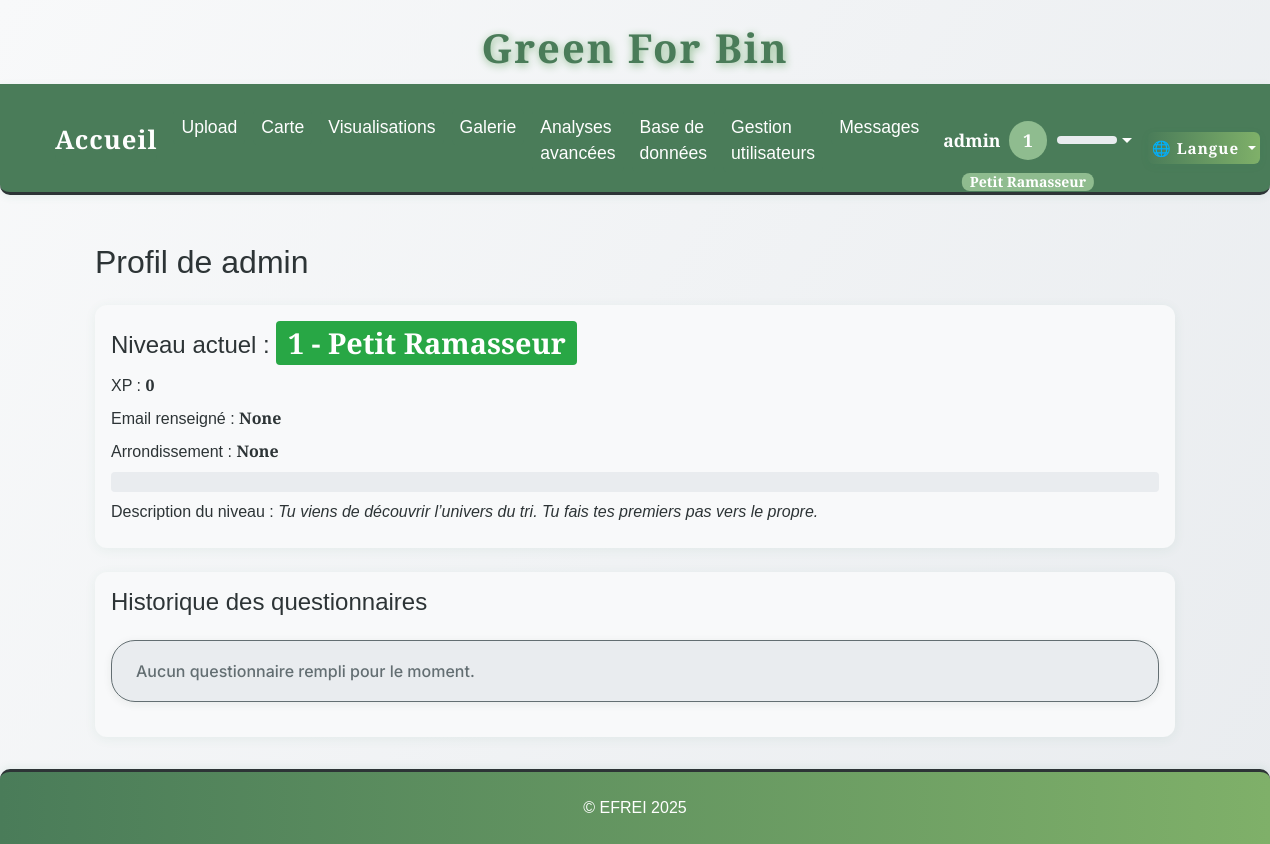
/profil (signed in), run on an earlier commit of the app's database.
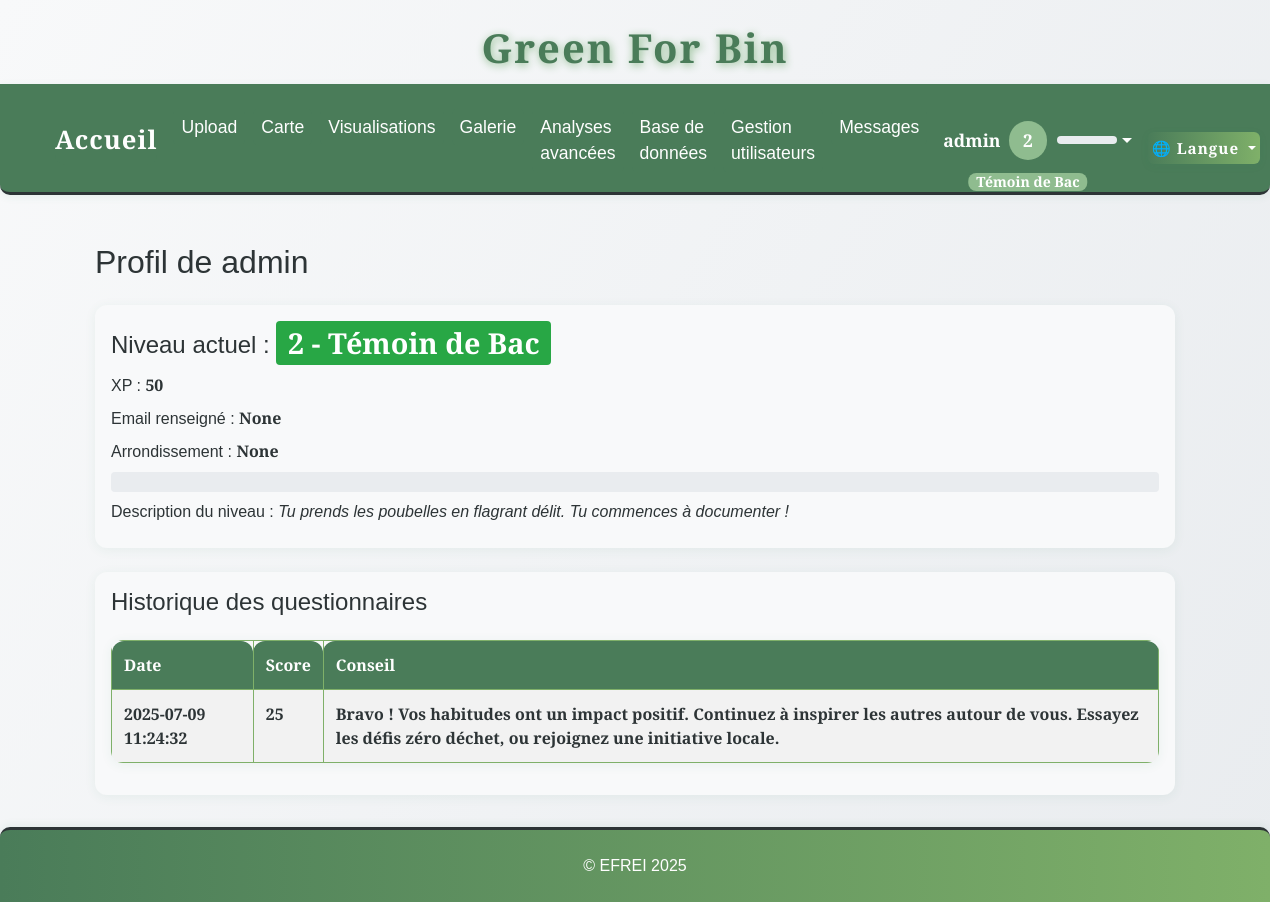
And on a later commit of the database.
### tables this page shows
CREATE TABLE user_eco_analysis (
                id INTEGER PRIMARY KEY AUTOINCREMENT,
                user_id INTEGER NOT NULL,
                date_filled TEXT NOT NULL,
                score INTEGER NOT NULL,
                details TEXT,
                FOREIGN KEY(user_id) REFERENCES users(id)
            );

### app.py (the view, shortened to what this page needs)
@app.route('/profil', methods=['GET', 'POST'])
@login_required
def profil():
    user_id = session.get('user_id')
    if not user_id:
        flash(_('Vous devez être connecté pour accéder à votre profil.'), 'error')
        return redirect(url_for('login'))
    arrondissements = []
    arr_file = os.path.join('static', 'data', 'arrondissements.geojson')
    try:
        with open(arr_file, encoding='utf-8') as f:
            arr_geo = json.load(f)
        for feature in arr_geo['features']:
            arr_name = feature['properties'].get('nom', feature['properties'].get('l_ar'))
            arrondissements.append(arr_name)
        arrondissements = sorted(arrondissements)
    except Exception as e:
        print(f"[PROFIL] Erreur chargement arrondissements: {e}")
        arrondissements = []
    with sqlite3.connect(DB_PATH) as conn:
        c = conn.cursor()
        c.execute("SELECT xp, email, arrondissement FROM users WHERE id = ?", (user_id,))
        row = c.fetchone()
        if row:
            xp, email, arrondissement = row
        else:
            xp, email, arrondissement = 0, '', ''
    level = get_user_level(xp)
    history = []
    with sqlite3.connect(DB_PATH) as conn:
        c = conn.cursor()
        c.execute("SELECT score, date_filled FROM user_eco_analysis WHERE user_id = ? ORDER BY date_filled DESC", (user_id,))
        rows = c.fetchall()
        for score, date_filled in rows:
            if score >= 24:
                advice = _('Bravo ! Vos habitudes ont un impact positif. Continuez à inspirer les autres autour de vous. Essayez les défis zéro déchet, ou rejoignez une initiative locale.')
            elif score >= 18:
                advice = _('Vous avez de très bons réflexes. Pour progresser : essayez le compostage ou limitez les emballages.')
            elif score >= 12:
                advice = _('Vous êtes conscient·e de l’enjeu. Triez systématiquement, renseignez-vous sur les points de collecte.')
            else:
                advice = _("Pas de panique ! Commencez par des gestes simples comme trier ou acheter en vrac. Chaque geste compte !")
            history.append({
                'date': date_filled,
                'score': score,
                'advice': advice
            })
    return render_template('profil.html', level=level, history=history, email=email, arrondissement=arrondissement, arrondissements=arrondissements)

### app.py (called while the page is built)
def get_locale():
    return session.get('lang', request.accept_languages.best_match(['en', 'fr']))

@app.context_processor
def inject_locale():
    return dict(get_locale=get_locale)

@app.context_processor
def inject_user_level():
    def user_level():
        if 'user_id' in session:
            try:
                with sqlite3.connect(DB_PATH) as conn:
                    c = conn.cursor()
                    c.execute("SELECT xp FROM users WHERE id = ?", (session['user_id'],))
                    row = c.fetchone()
                    xp = row[0] if row and row[0] is not None else 0
                return get_user_level(xp)
            except Exception as e:
                print(f"[USER LEVEL] {e}")
        return get_user_level(0)
    return dict(user_level=user_level)

def login_required(f):
    @wraps(f)
    def decorated_function(*args, **kwargs):
        if 'user_id' not in session:
            flash(_('Vous devez être connecté pour accéder à cette page.'), 'error')
            return redirect(url_for('login'))
        return f(*args, **kwargs)
    return decorated_function

### templates/profil.html (shortened to what this page needs)
{% extends "base.html" %}
{% block content %}
<div class="container mt-4">
    <h2 class="mb-4">{{ _('Profil de') }} {{ session.get('username') }}</h2>
    <div class="card mb-4 p-3">
        <h4>{{ _('Niveau actuel') }} : <span class="badge badge-success" style="font-size:1.2em;">{{ level.level }} - {{ _(level.title) }}</span></h4>
        <div class="mb-2">{{ _('XP') }} : <strong>{{ level.xp }}</strong></div>
        <div class="mb-2">{{ _('Email renseigné') }} : <strong>{{ email }}</strong></div>
        <div class="mb-2">{{ _('Arrondissement') }} : <strong>{{ arrondissement }}</strong></div>
        <div class="progress mb-2" style="height: 20px;">
        </div>
        <div class="mb-2">{{ _('Description du niveau') }} : <em>{{ _(level.desc) }}</em></div>
    </div>
    <div class="card p-3">
        <h4>{{ _('Historique des questionnaires') }}</h4>
        {% if history %}
        <table class="table table-striped mt-3">
            <thead>
                <tr>
                    <th>{{ _('Date') }}</th>
                    <th>{{ _('Score') }}</th>
                    <th>{{ _('Conseil') }}</th>
                </tr>
            </thead>
            <tbody>
                {% for entry in history %}
                <tr>
                    <td>{{ entry.date }}</td>
                    <td>{{ entry.score }}</td>
                    <td>{{ entry.advice }}</td>
                </tr>
                {% endfor %}
            </tbody>
        </table>
        {% else %}
        <div class="alert alert-info mt-3">{{ _('Aucun questionnaire rempli pour le moment.') }}</div>
        {% endif %}
    </div>
</div>
{% endblock %}

What changed in the data, as far as the page shows it:
added user_eco_analysis: date "2025-07-09 11:24:32", score "25", advice "Bravo ! Vos habitudes ont un impact positif. Continuez à inspirer les autres autour de vous. Essayez les défis zéro déchet, ou rejoignez une initiative locale."
Also different on the page:
{{ lvl.level }}: "1" → "2"
{{ level.level }}: "1" → "2"
{{ level.xp }}: "0" → "50"
text no longer shown: "Petit Ramasseur Petit Ramasseur Tu viens de découvrir l’univers du tri. Tu fais tes premiers pas vers le propre. Aucun questionnaire rempli pour le moment."
text now shown: "Témoin de Bac Témoin de Bac Tu prends les poubelles en flagrant délit. Tu commences à documenter ! Date Score Conseil"
